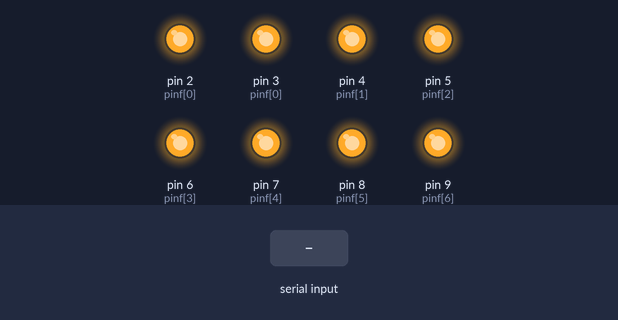
This sketch was run on a simulated Arduino Mega 2560, built with avr-gcc and run on an emulated ATmega2560. On the bench: output pins drawn as LEDs (lit = HIGH). The test bench sets the inputs (shaded band).

Above: at 1.2 s.
1.3 s: "f" received over the second serial link
At 2.1 s:
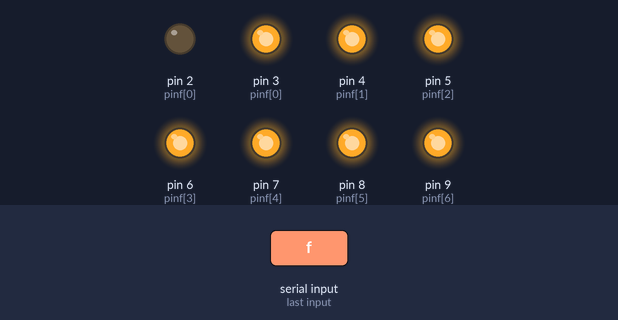
3.8 s: "L" received over the second serial link
At 4.3 s:
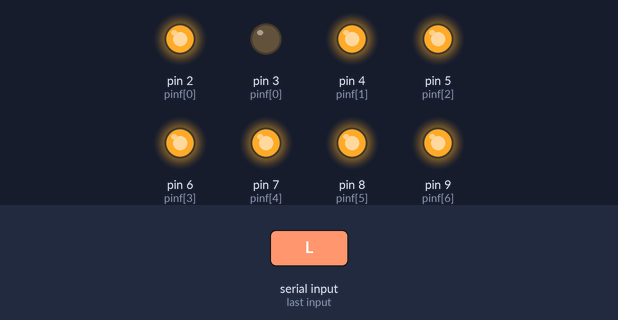
6.3 s: "R" received over the second serial link
At 7.1 s:
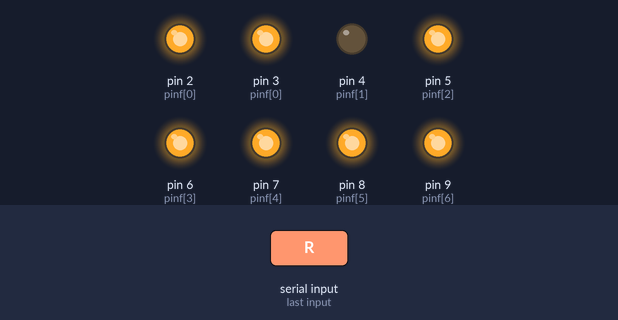
8.8 s: "b" received over the second serial link
At 9.3 s:
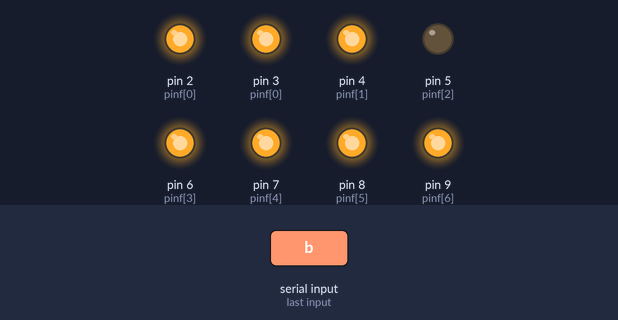
11.3 s: "l" received over the second serial link
At 12.1 s:
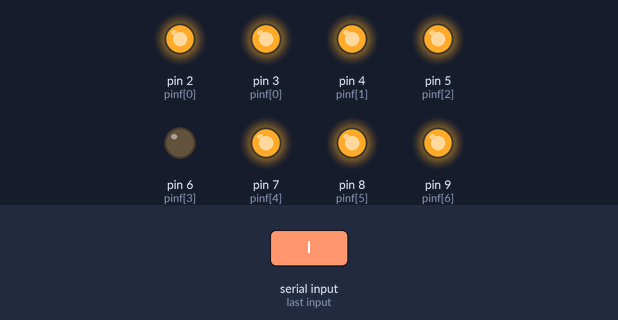
13.8 s: "r" received over the second serial link
At 14.3 s:
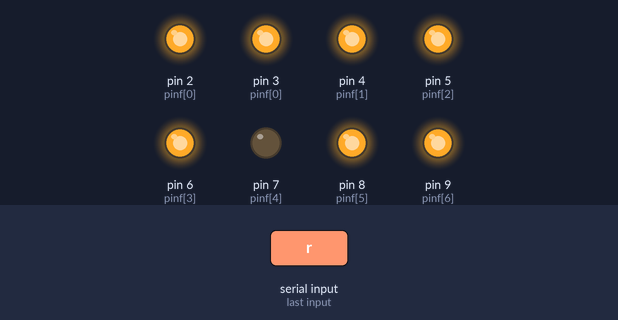
Timing chart, 0 to 16.8 s (numbered marks = the images above; inputs shaded):
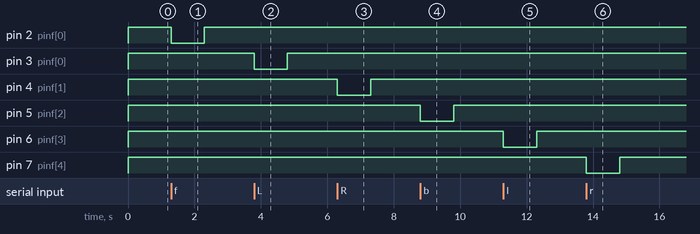

Measured:
- after the input at 1.3 s, pin 2 (pinf[0]): HIGH → LOW at once, → HIGH 1.0 s later
- after the input at 3.8 s, pin 3 (pinf[0]): HIGH → LOW at once, → HIGH 1.0 s later
- after the input at 6.3 s, pin 4 (pinf[1]): HIGH → LOW at once, → HIGH 1.0 s later
- after the input at 8.8 s, pin 5 (pinf[2]): HIGH → LOW at once, → HIGH 1.0 s later
- after the input at 11.3 s, pin 6 (pinf[3]): HIGH → LOW at once, → HIGH 1.0 s later
- after the input at 13.8 s, pin 7 (pinf[4]): HIGH → LOW at once, → HIGH 1.0 s later

The sketch:

final_simple_navi.ino
```cpp
void setup() {

  Serial1.begin(9600);
  pinMode(2, OUTPUT);
  pinMode(3, OUTPUT);
  pinMode(4, OUTPUT);
  pinMode(5, OUTPUT);
  pinMode(6, OUTPUT);
  pinMode(7, OUTPUT);
  pinMode(8, OUTPUT);
  pinMode(9, OUTPUT);


  for (int i = 2; i < 10; i++) {
    digitalWrite(i, HIGH);
  }

}

void loop() {


  if (Serial1.available() > 0) {
    char input = Serial1.read();

    if (input == 'f') {
      digitalWrite(2, LOW);
      int pinf[7] = {3, 4, 5, 6, 7, 8, 9};
      for (int i = 0; i < 7; i++) {
        digitalWrite(pinf[i], HIGH);
      }
    }

    if (input == 'L') {
      digitalWrite(3, LOW);
      int pinf[7] = {2, 4, 5, 6, 7, 8, 9};
      for (int i = 0; i < 7; i++) {
        digitalWrite(pinf[i], HIGH);
      }
    }
    if (input == 'R') {
      digitalWrite(4, LOW);
      int pinf[7] = {2, 3, 5, 6, 7, 8, 9};
      for (int i = 0; i < 7; i++) {
        digitalWrite(pinf[i], HIGH);
      }
    }
    if (input == 'b') {
      digitalWrite(5, LOW);
      int pinf[7] = {2, 3, 4, 6, 7, 8, 9};
      for (int i = 0; i < 7; i++) {
        digitalWrite(pinf[i], HIGH);
      }
    }
    if (input == 'l') {
      digitalWrite(6, LOW);
      int pinf[7] = {2, 3, 4, 5, 7, 8, 9};
      for (int i =0; i< 7; i++) {
        digitalWrite(pinf[i], HIGH);
      }
    }
    if (input == 'r') {
      digitalWrite(7, LOW);
      int pinf[7] = {2, 3, 4, 5, 6, 8, 9};
      for (int i =0; i< 7; i++) {
        digitalWrite(pinf[i], HIGH);
      }
    }
    if (input == 's') {
      digitalWrite(8, LOW);
      int pinf[7] = {2, 3, 4, 5, 6, 7, 9};
      for (int i =0; i< 7; i++) {
        digitalWrite(pinf[i], HIGH);
      }
    }
    if (input == 'S') {
      digitalWrite(9, LOW);
      int pinf[7] = {2, 3, 4, 5, 6, 7, 8};
      for (int i =0; i< 7; i++) {
        digitalWrite(pinf[i], HIGH);
      }
    }
    delay(1000);
    int allPins[8] = {2, 3, 4, 5, 6, 7, 8, 9};
    for(int i=0; i<8; i++){
    digitalWrite(allPins[i], HIGH);
    }
  }

}
```
